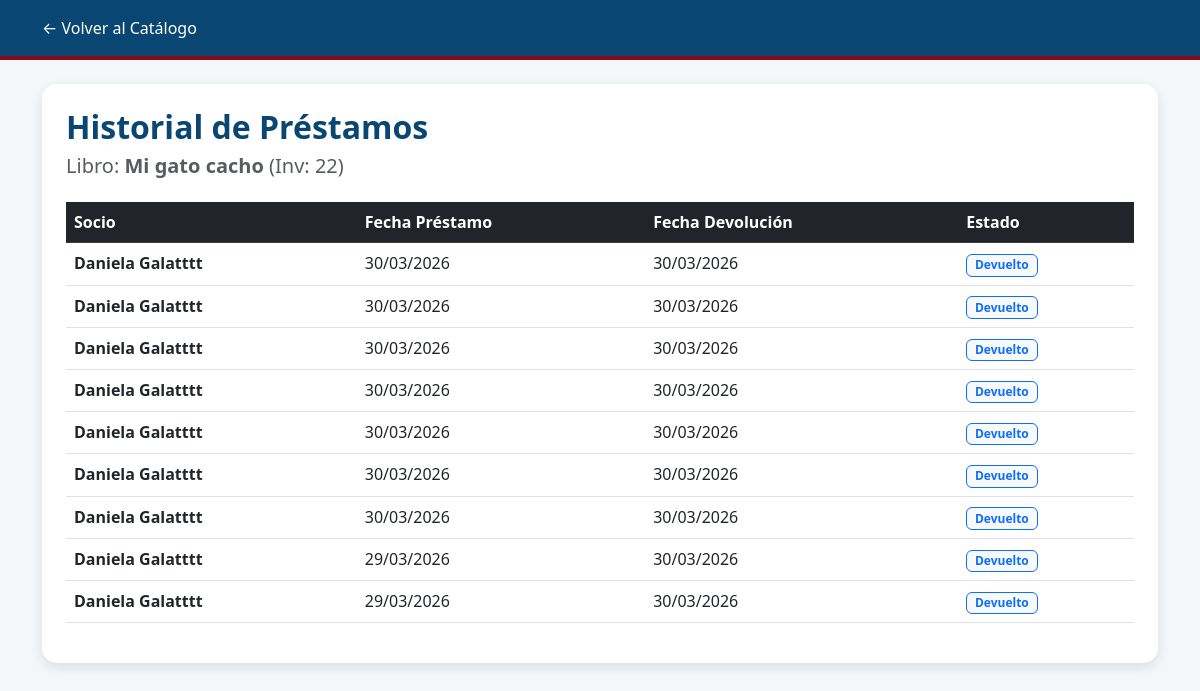
The app's page /historial_libro/22 (signed in) with its own data.
### tables this page shows
CREATE TABLE Obras (
            mfn INTEGER PRIMARY KEY AUTOINCREMENT,
            titulo TEXT NOT NULL,
            autor TEXT NOT NULL,
            editorial TEXT,
            anio TEXT
        );

CREATE TABLE Prestamos (
            id_prestamo INTEGER PRIMARY KEY AUTOINCREMENT,
            id_socio INTEGER,
            nro_inventario INTEGER,
            fecha_prestamo DATE,
            fecha_devolucion DATE,
            FOREIGN KEY (id_socio) REFERENCES Socios (id_socio),
            FOREIGN KEY (nro_inventario) REFERENCES Ejemplares (nro_inventario)
        );

CREATE TABLE Socios (
            id_socio INTEGER PRIMARY KEY AUTOINCREMENT,
            nombre_completo TEXT NOT NULL,
            telefono TEXT NOT NULL
        );

### app.py (the view)
@app.route('/historial_libro/<int:nro_inv>')
def historial_libro(nro_inv):
    conexion = sqlite3.connect("biblioteca.db")
    cursor = conexion.cursor()
    cursor.execute('''
        SELECT o.titulo FROM Obras o
        JOIN Ejemplares e ON o.mfn = e.mfn_vinculado
        WHERE e.nro_inventario = ?
    ''', (nro_inv,))
    titulo = cursor.fetchone()[0]
    cursor.execute('''
        SELECT s.nombre_completo, p.fecha_prestamo, p.fecha_devolucion
        FROM Prestamos p
        JOIN Socios s ON p.id_socio = s.id_socio
        WHERE p.nro_inventario = ?
        ORDER BY p.fecha_prestamo DESC
    ''', (nro_inv,))
    historial = cursor.fetchall()
    conexion.close()
    return render_template('historial_libro.html', titulo=titulo, historial=historial, nro_inv=nro_inv)

### templates/historial_libro.html (shortened to what this page needs)
<!DOCTYPE html>
<html lang="es">
<head>
    <link href="https://cdn.jsdelivr.net/npm/bootstrap@5.3.0/dist/css/bootstrap.min.css" rel="stylesheet">
    <link rel="stylesheet" href="https://cdn.jsdelivr.net/npm/bootstrap-icons@1.11.3/font/bootstrap-icons.min.css">
</head>
<body>
    <div class="navbar-custom mb-4">
        <div class="container">
            <a href="/" style="color: white; text-decoration: none;">← Volver al Catálogo</a>
        </div>
    </div>
    <div class="container">
        <div class="card card-custom">
            <div class="card-body p-4">
                <h2 style="color: #094672; font-weight: bold;">Historial de Préstamos</h2>
                <h5 class="text-muted mb-4">Libro: <strong>{{ titulo }}</strong> (Inv: {{ nro_inv }})</h5>
                <table class="table table-hover">
                    <thead class="table-dark" style="background-color: #094672 !important;">
                        <tr>
                            <th>Socio</th>
                            <th>Fecha Préstamo</th>
                            <th>Fecha Devolución</th>
                            <th>Estado</th>
                        </tr>
                    </thead>
                    <tbody>
                        {% for reg in historial %}
                        <tr>
                            <td class="fw-bold">{{ reg[0] }}</td>
                            <td>{{ reg[1] }}</td>
                            <td>{{ reg[2] if reg[2] else '---' }}</td>
                            <td>
                                {% if reg[2] %}
                                    <span class="badge bg-light text-primary border border-primary">Devuelto</span>
                                {% else %}
                                    <span class="badge bg-danger">En poder del socio</span>
                                {% endif %}
                            </td>
                        </tr>
                        {% else %}
                        <tr><td colspan="4" class="text-center py-4">Este libro nunca ha sido prestado.</td></tr>
                        {% endfor %}
                    </tbody>
                </table>
            </div>
        </div>
    </div>
</body>
</html>

### templates/historial_libro.html (style rules this page uses)
body { background-color: #f4f7f9; }
.navbar-custom { background-color: #094672; color: white; padding: 1rem; border-bottom: 4px solid #88091a; }
.card-custom { border-radius: 15px; border: none; box-shadow: 0 4px 12px rgba(0,0,0,0.1); }

### records on screen
Obras: titulo "Mi gato cacho"
Prestamos: nombre_completo "Daniela Galatttt", fecha_prestamo "30/03/2026", fecha_devolucion "30/03/2026", shows "Devuelto"
Prestamos: nombre_completo "Daniela Galatttt", fecha_prestamo "30/03/2026", fecha_devolucion "30/03/2026", shows "Devuelto"
Prestamos: nombre_completo "Daniela Galatttt", fecha_prestamo "30/03/2026", fecha_devolucion "30/03/2026", shows "Devuelto"
Prestamos: nombre_completo "Daniela Galatttt", fecha_prestamo "30/03/2026", fecha_devolucion "30/03/2026", shows "Devuelto"
Prestamos: nombre_completo "Daniela Galatttt", fecha_prestamo "30/03/2026", fecha_devolucion "30/03/2026", shows "Devuelto"
Prestamos: nombre_completo "Daniela Galatttt", fecha_prestamo "30/03/2026", fecha_devolucion "30/03/2026", shows "Devuelto"
Prestamos: nombre_completo "Daniela Galatttt", fecha_prestamo "30/03/2026", fecha_devolucion "30/03/2026", shows "Devuelto"
Prestamos: nombre_completo "Daniela Galatttt", fecha_prestamo "29/03/2026", fecha_devolucion "30/03/2026", shows "Devuelto"
Prestamos: nombre_completo "Daniela Galatttt", fecha_prestamo "29/03/2026", fecha_devolucion "30/03/2026", shows "Devuelto"

### other values on screen
{{ nro_inv }} "22"
